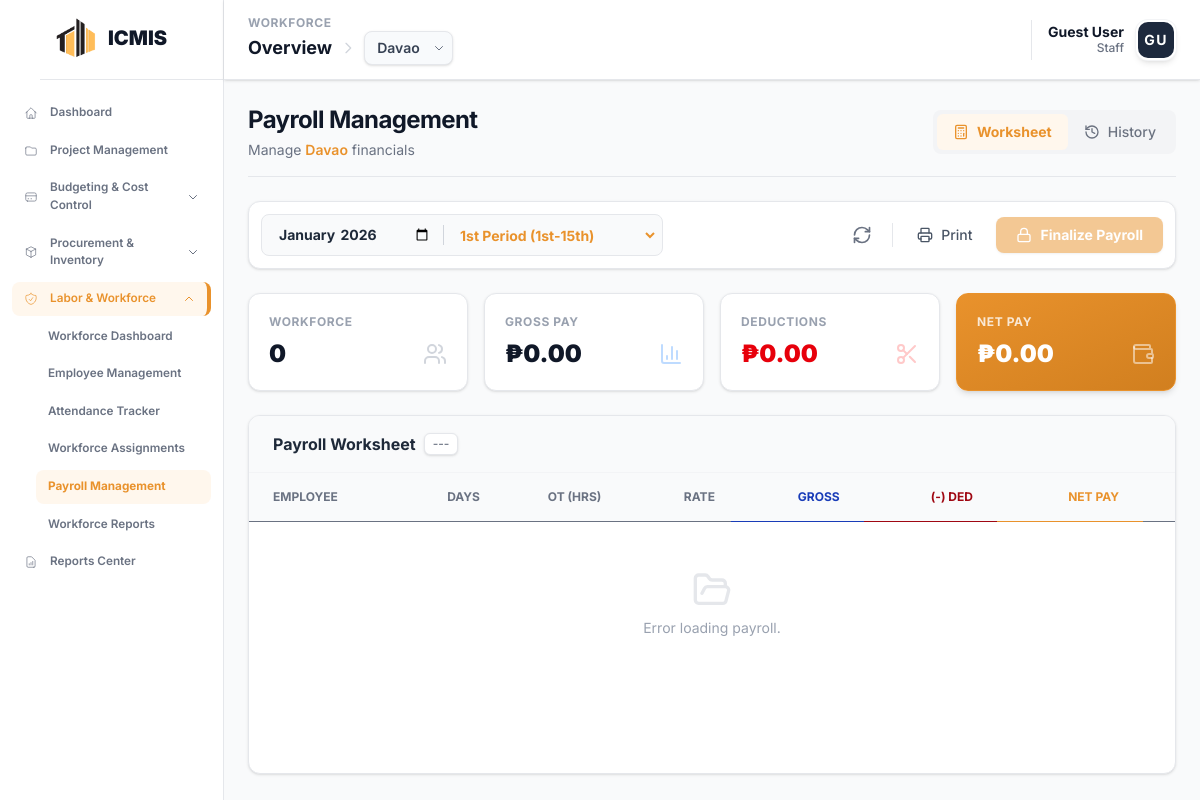
The page /modules/workforce/payroll.php on the database as committed earlier.
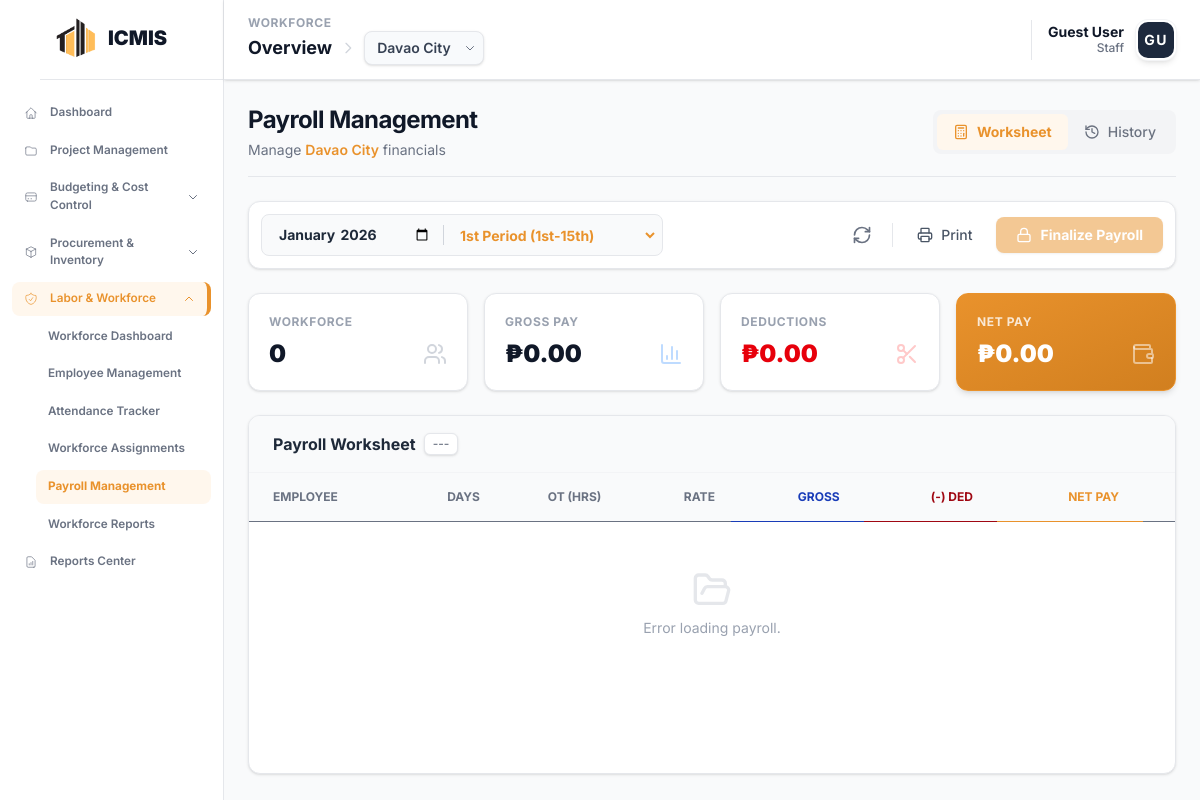
The same page on the database as committed later.
### tables this page shows
CREATE TABLE `icmis_projects` (
  `project_id` int NOT NULL,
  `project_code` varchar(20) NOT NULL,
  `project_name` varchar(255) NOT NULL,
  `description` text,
  `location` varchar(255) DEFAULT NULL,
  `status` enum('Planning','In Progress','Active','On Hold','Completed','Cancelled') DEFAULT 'Planning',
  `start_date` date DEFAULT NULL,
  `end_date` date DEFAULT NULL,
  `completion_rate` decimal(5,2) DEFAULT '0.00',
  `project_manager_id` int DEFAULT NULL,
  `total_budget` decimal(15,2) DEFAULT '0.00'
);

### modules/workforce/project_context.php (called while the page is built, shortened)
<?php
function getProjectContext($conn) {
    $sql = "SELECT project_id FROM icmis_projects WHERE project_id = 1";
    $result = $conn->query($sql);
    if ($result && $result->num_rows > 0) {
        return 1;
    }
    $sql = "SELECT project_id FROM icmis_projects ORDER BY project_id ASC LIMIT 1";
    $result = $conn->query($sql);
    if ($result && $result->num_rows > 0) {
        $row = $result->fetch_assoc();
        $project_id = intval($row['project_id']);
        return $project_id;
    }
    return 0;
}

### modules/workforce/payroll.php (the view, shortened to what the changed rows need)
<?php
include __DIR__ . '/project_context.php';
$selected_project_id = getProjectContext($conn);
$selected_project_name = 'All Projects';
if ($selected_project_id && $selected_project_id > 0) {
    $sq = $conn->prepare("SELECT project_name FROM icmis_projects WHERE project_id = ? LIMIT 1");
    $sq->bind_param('i', $selected_project_id);
    $sq->execute();
    if ($row = $sq->get_result()->fetch_assoc()) $selected_project_name = $row['project_name'];
}
?>
<!DOCTYPE html>
<html lang="en">
<head>
    <?php include __DIR__ . '/../../includes/head_assetsv2.php'; ?>
</head>
<body class="bg-gray-50 text-gray-900">
    <?php include __DIR__ . '/../../includes/sidebar.php'; ?>
    <?php include __DIR__ . '/../../includes/header.php'; ?>
    <main class="ml-56 mt-20 p-6 transition-all duration-300 animate-fade-in">
        <div class="max-w-[90rem] mx-auto">
            <div class="flex flex-col md:flex-row justify-between items-start md:items-center gap-4 mb-6 no-print border-b border-gray-200 pb-4">
                <div>
                    <h1 class="text-2xl font-bold tracking-tight text-gray-900">Payroll Management</h1>
                    <p class="text-sm text-gray-500 mt-1">
                        Manage <span class="font-semibold text-[#e9922c]"><?php echo htmlspecialchars($selected_project_name); ?></span> financials
                    </p>
                </div>
            </div>
            <div id="view-worksheet" class="tab-view">
                <div class="bg-white rounded-xl border border-gray-200 overflow-hidden shadow-sm">
                    <div class="overflow-x-auto min-h-[300px]">
                        <table class="w-full text-left border-collapse" id="payrollTable">
                            <thead class="bg-gray-50 text-xs uppercase text-gray-500 font-bold sticky top-0 z-10">
                                <tr>
                                    <th class="px-6 py-4 border-b text-left">Employee</th>
                                    <th class="px-4 py-4 border-b text-center">Days</th>
                                    <th class="px-4 py-4 border-b text-center">OT (Hrs)</th>
                                    <th class="px-4 py-4 border-b text-right">Rate</th>
                                    <th class="px-6 py-4 border-b text-right text-blue-800">Gross</th>
                                    <th class="px-6 py-4 border-b text-right text-red-800">(-) Ded</th>
                                    <th class="px-6 py-4 border-b text-right text-[#e9922c]">Net Pay</th>
                                    <th class="px-4 py-4 border-b text-center w-8"></th>
                                </tr>
                            </thead>
                        </table>
                    </div>
                </div>
            </div>
        </div>
    </main>
</body>
</html>

### includes/header.php (shortened to what the changed rows need)
<?php
$current_uri = $_SERVER['REQUEST_URI'];
$current_file = basename($_SERVER['PHP_SELF']);
if (!isset($show_project_selector)) {
    $show_project_selector = (
        strpos($current_uri, '/modules/budget/') !== false ||
        strpos($current_uri, '/modules/procurement/') !== false ||
        strpos($current_uri, '/modules/workforce/') !== false ||
        strpos($current_uri, '/modules/reports/') !== false ||
        $current_file === 'dashboard.php'
    );
}
$header_projects = [];
$header_project_id = 0;
if ($show_project_selector) {
    $header_project_id = $_SESSION['selected_project_id'] ?? 0;
    if (isset($conn) && $conn instanceof mysqli) {
        $h_sql = "SELECT project_id, project_code, project_name FROM icmis_projects ORDER BY project_id DESC";
        $h_result = $conn->query($h_sql);
        if ($h_result && $h_result->num_rows > 0) {
            while ($row = $h_result->fetch_assoc()) {
                $header_projects[] = $row;
            }
        }
    }
}
?>
<header class="bg-white border-b border-gray-200 shadow-sm px-6 py-4 fixed top-0 left-56 right-0 z-50 h-20 flex items-center justify-between">
    <div class="flex items-center gap-4">
        <div class="flex flex-col">
            <div class="flex items-center gap-2">
                <?php if ($show_project_selector): ?>
                    <div class="relative group">
                        <?php if (!empty($header_projects)): ?>
                            <select onchange="changeHeaderProject(this.value)" class="appearance-none bg-slate-50 border border-gray-200 hover:border-[#e9922c] text-gray-700 text-sm font-semibold rounded-lg pl-3 pr-8 py-1.5 cursor-pointer focus:outline-none focus:ring-2 focus:ring-[#e9922c] focus:border-transparent transition-all shadow-sm">
                                <?php foreach ($header_projects as $proj): ?>
                                    <option value="<?php echo $proj['project_id']; ?>" <?php echo ($proj['project_id'] == $header_project_id) ? 'selected' : ''; ?>>
                                        <?php echo htmlspecialchars($proj['project_name']); ?>
                                    </option>
                                <?php endforeach; ?>
                            </select>
                        <?php else: ?>
                            <select class="appearance-none bg-slate-50 border border-gray-200 text-gray-400 text-sm font-semibold rounded-lg pl-3 pr-8 py-1.5 cursor-not-allowed shadow-sm" disabled>
                                <option selected>No Projects</option>
                            </select>
                        <?php endif; ?>
                        <div class="pointer-events-none absolute inset-y-0 right-0 flex items-center px-2 text-gray-500">
                        </div>
                    </div>
                <?php endif; ?>
            </div>
        </div>
    </div>
</header>

Rows that differ between the two databases and show on the page:
removed icmis_projects: project_name "Davao"
added icmis_projects: project_name "Davao City"
Other text that changed with them:
form field value: "Davao" → "Davao City"
